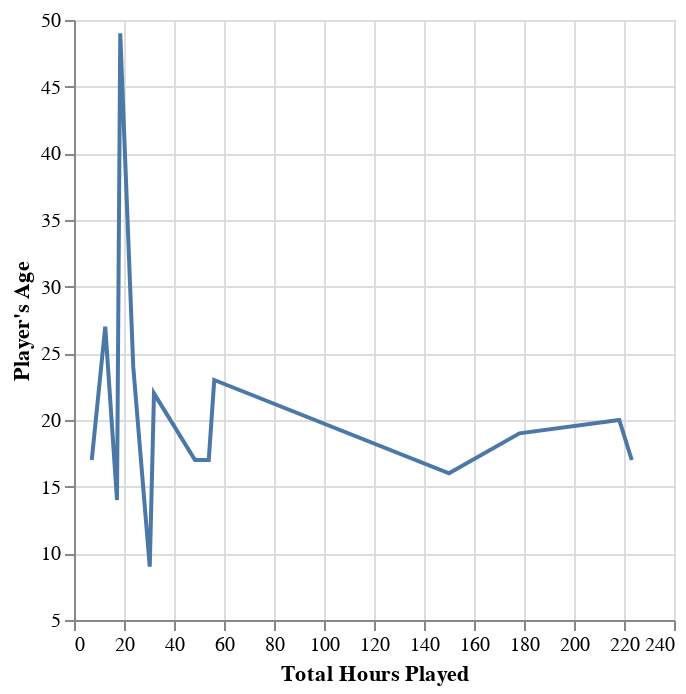

Notebook source saved alongside this figure:
### Code cell
# chart data to see if relationship for players with over 7 hours

more_7hrs_chart_data = players_data[(under_50_rows) & (players_data["played_hours"] >= 7)]

more_7hrs_chart = alt.Chart(more_7hrs_chart_data).mark_line().encode(
    x = alt.X("played_hours").title("Total Hours Played"),
    y = alt.Y("age").title("Player's Age").scale(zero=False)
)
more_7hrs_chart

### Figure 1 — Vega-Lite specification as saved in the notebook (floating-point values rounded to 4 significant figures)
{"config": {"view": {"continuousWidth": 300, "continuousHeight": 300}}, "data": {"name": "data-d5ec94d4bc6d5ff6412d79c0762c9134"}, "mark": {"type": "line"}, "encoding": {"x": {"field": "played_hours", "title": "Total Hours Played", "type": "quantitative"}, "y": {"field": "age", "scale": {"zero": false}, "title": "Player's Age", "type": "quantitative"}}, "$schema": "https://vega.github.io/schema/vega-lite/v5.20.1.json", "datasets": {"data-d5ec94d4bc6d5ff6412d79c0762c9134": [{"experience": "Pro", "subscribe": true, "hashed_email": "f6daba428a5e19a3d47574858c13550499be23603422e6a0ee9728f8b53e192d", "name": "Morgan", "played_hours": 30.3, "played_mins": 1818.0, "gender": "Male", "age": 9}, {"experience": "Amateur", "subscribe": true, "hashed_email": "a175d4741dc84e6baf77901f6e8e0a06f54809a34e6b5211159bced346f7fb3e", "name": "Xander", "played_hours": 48.4, "played_mins": 2904.0, "gender": "Female", "age": 17}, {"experience": "Veteran", "subscribe": true, "hashed_email": "b3510c708bd50bf9f75e6e02bb6fe14edb705e0ea671ee769a45c613750e8b58", "name": "Isidore", "played_hours": 12.5, "played_mins": 750.0, "gender": "Agender", "age": 27}, {"experience": "Regular", "subscribe": true, "hashed_email": "b622593d2ef8b337dc554acb307d04a88114f2bf453b18fb5d2c80052aeb2319", "name": "Akio", "played_hours": 218.1, "played_mins": 13090.0, "gender": "Non-binary", "age": 20}, {"experience": "Amateur", "subscribe": true, "hashed_email": "18936844e06b6c7871dce06384e2d142dd86756941641ef39cf40a9967ea14e3", "name": "Kyrie", "played_hours": 17.2, "played_mins": 1032.0, "gender": "Male", "age": 14}, {"experience": "Amateur", "subscribe": true, "hashed_email": "36d9cbb4c6bc0c1a6911436d2da0d09ec625e43e6552f575d4acc9cf487c4686", "name": "Alex", "played_hours": 53.9, "played_mins": 3234.0, "gender": "Male", "age": 17}, {"experience": "Regular", "subscribe": true, "hashed_email": "bfce39c89d6549f2bb94d8064d3ce69dc3d7e72b38f431d8aa0c4bf95ccee6bf", "name": "Hiroshi", "played_hours": 223.1, "played_mins": 13390.0, "gender": "Male", "age": 17}, {"experience": "Amateur", "subscribe": true, "hashed_email": "f8f5477f5a2e53616ae37421b1c660b971192bd8ff77e3398304c7ae42581fdc", "name": "Delara", "played_hours": 150.0, "played_mins": 9000.0, "gender": "Female", "age": 16}, {"experience": "Beginner", "subscribe": false, "hashed_email": "e74c60a92c0100e7240be56d66969db85856152b048c639331a3595f901461ae", "name": "Arash", "played_hours": 7.1, "played_mins": 426.0, "gender": "Male", "age": 17}, {"experience": "Regular", "subscribe": true, "hashed_email": "c57fa94e436cf49a929d0168e47d26fec3d900b321775e280ef136979c01d5a4", "name": "Dante", "played_hours": 18.5, "played_mins": 1110.0, "gender": "Male", "age": 49}, {"experience": "Amateur", "subscribe": true, "hashed_email": "fd6563a4e0f6f4273580e5fedbd8dda64990447aea5a33cbb5e894a3867ca44d", "name": "Dana", "played_hours": 56.1, "played_mins": 3366.0, "gender": "Male", "age": 23}, {"experience": "Beginner", "subscribe": true, "hashed_email": "9782452b8e41d1f140374eec34c84f464df6ed12e2777e5b4f7150912b8ab78c", "name": "Isla", "played_hours": 23.7, "played_mins": 1422.0, "gender": "Male", "age": 24}, {"experience": "Regular", "subscribe": true, "hashed_email": "ad6390295640af1ed0e45ffc58a53b2d9074b0eea694b16210addd44d7c81f83", "name": "Piper", "played_hours": 178.2, "played_mins": 10690.0, "gender": "Female", "age": 19}, {"experience": "Amateur", "subscribe": true, "hashed_email": "24d4892c2c3ce11d3e54c3bf31ee218901cac7a2f564911d67424c8fdf0874fe", "name": "Sidney", "played_hours": 32.0, "played_mins": 1920.0, "gender": "Male", "age": 22}]}}
